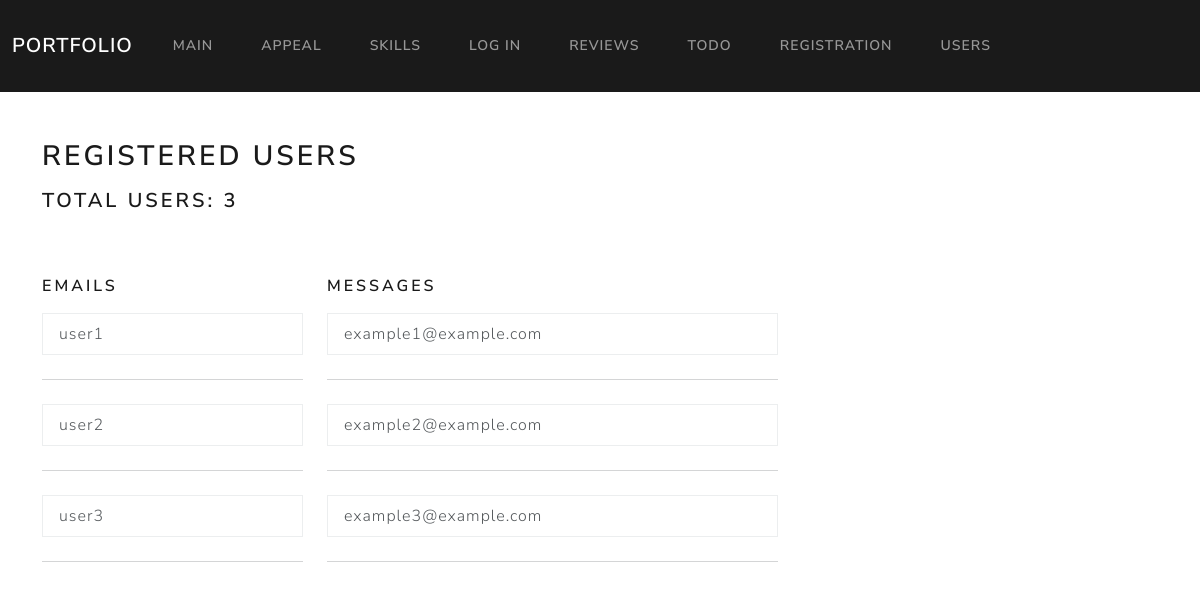
Screenshot of /users with the database file from the repository.
### app/models.py (models this page shows, shortened)
class User(db.Model):
    id = db.Column(db.Integer, primary_key = True)
    username = db.Column(db.String(20), unique = True, nullable = False)
    email = db.Column(db.String(120), unique = True, nullable = False)
    image_file = db.Column(db.String(100), nullable = False, default = 'default.jpt')
    password = db.Column(db.String(60), nullable = False)

### app/views.py (the view)
@app.route('/users')
def users():
    users_list = User.query.all()
    total_users = User.query.count()
    return render_template('users.html', users_list=users_list, total_users=total_users)

### app/views.py (called while the page is built)
@app.context_processor
def inject_global_data():
    global_data = {
        'u_agent': request.headers.get('User-Agent'),
        'OS': platform.system(),
        'time': datetime.now()
    }
    return global_data

### app/templates/users.html (shortened to what this page needs)
{% extends 'base.html' %}
{% block content %}
<div class="container mt-5">
<h2 class="mb-3 ">Registered Users</h2>
    <h4>Total Users: {{ total_users }}</h4>
  {% if users_list %}
<div class="row mt-5">
  <div class="col-md-3 mt-3">
    <h5>Emails</h5>
    <ul class="list-group mt-3 ">
      {% for user in users_list %}
        <li class="list-group-item ">{{ user.username }}</li>
        <hr class="my-4">
      {% endfor %}
    </ul>
  </div>
  <div class="col-md-5 mt-3">
    <h5>Messages</h5>
    <ul class="list-group mt-3 ">
      {% for user in users_list %}
        <li class="list-group-item ">{{ user.email }}</li>
        <hr class="my-4">
      {% endfor %}
    </ul>
  </div>
</div>
  {% else %}
    <h4 class="mt-5">No registered users yet.</h4>
  {% endif %}
    </div>
{% endblock %}

### app/templates/base.html (shortened to what this page needs)
<!DOCTYPE html>
<html lang="en">
<head>
    <link rel="stylesheet" href="{{ url_for('static', filename='css/bootstrap.min.css') }}">
    <link rel="stylesheet" href="{{ url_for('static', filename='css/style.css') }}">
</head>
<body>
{% include "nav.html" %}
{% block content %}{% endblock %}
</body>
</html>

### app/templates/nav.html (shortened to what this page needs)
{% set menu = {"Main": url_for("main"),
          "appeal": url_for("form"), "Skills": url_for("skill"), "Log in": url_for("login"),
          "Reviews": url_for("reviews"), "Todo": url_for("todo"), "Registration": url_for("register"),
          "Users": url_for("users") }  %}
<nav class="navbar navbar-expand-lg bg-primary" data-bs-theme="dark">
  <div class="container-fluid">
    <a class="navbar-brand" href="/app/static">Portfolio</a>
    <div class="collapse navbar-collapse" id="navbarColor01">
      <ul class="navbar-nav me-auto">
        {%for name, url  in menu.items() %}
        <li class="nav-item">
          <a class="nav-link" href={{url}}>  {{name | upper }}   </a>
        </li>
        {% endfor %}
      </ul>
    </div>
  </div>
</nav>

### rows the page displays
User: username "user1", email "example1@example.com"
User: username "user2", email "example2@example.com"
User: username "user3", email "example3@example.com"

### other values shown
{{ name | upper }} "MAIN" "APPEAL" "SKILLS" "LOG IN" "REVIEWS" "TODO" "REGISTRATION" "USERS"
{{ total_users }} "3"
